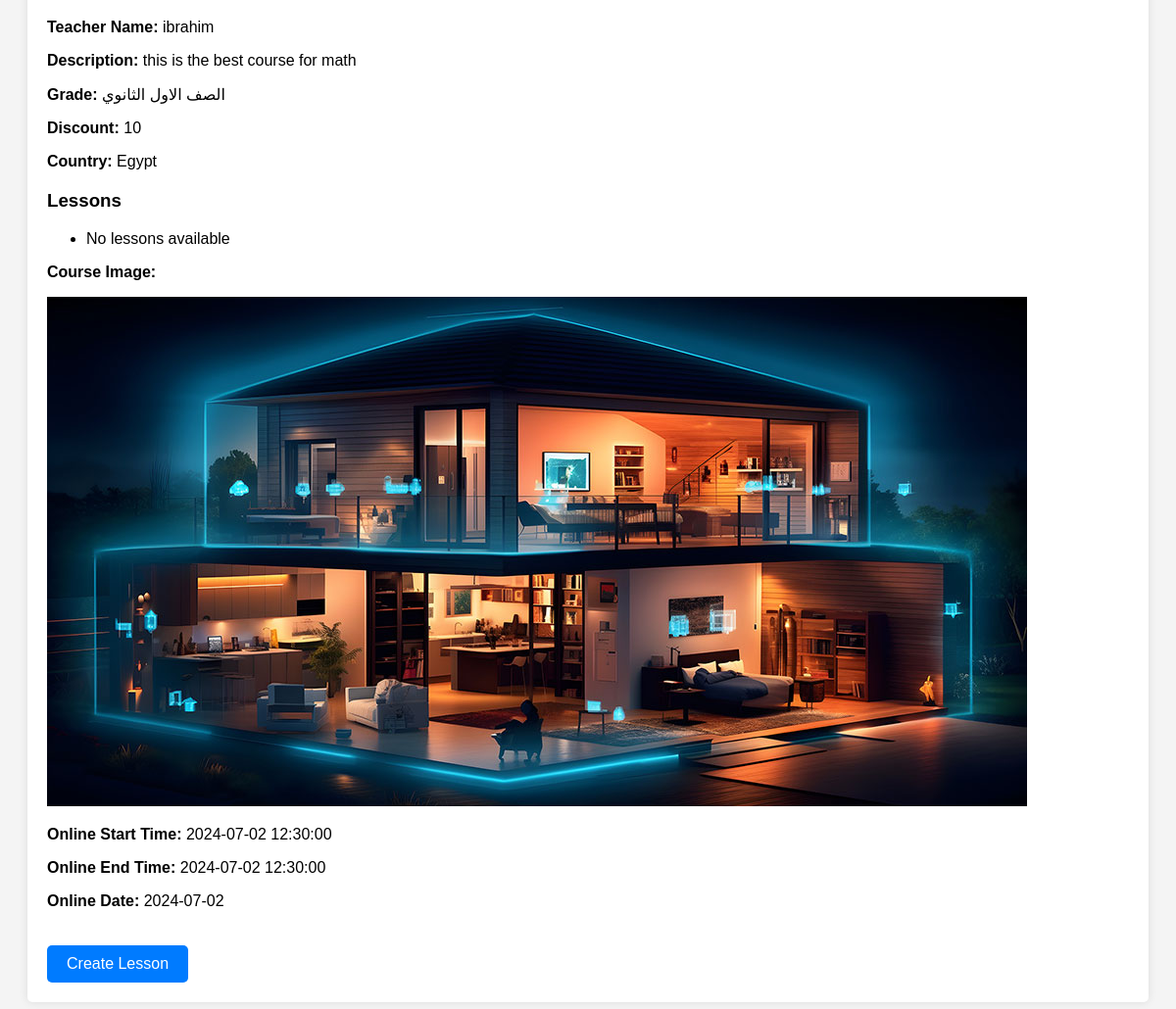
The page /course_description/2 (lower part) on the database as committed earlier.
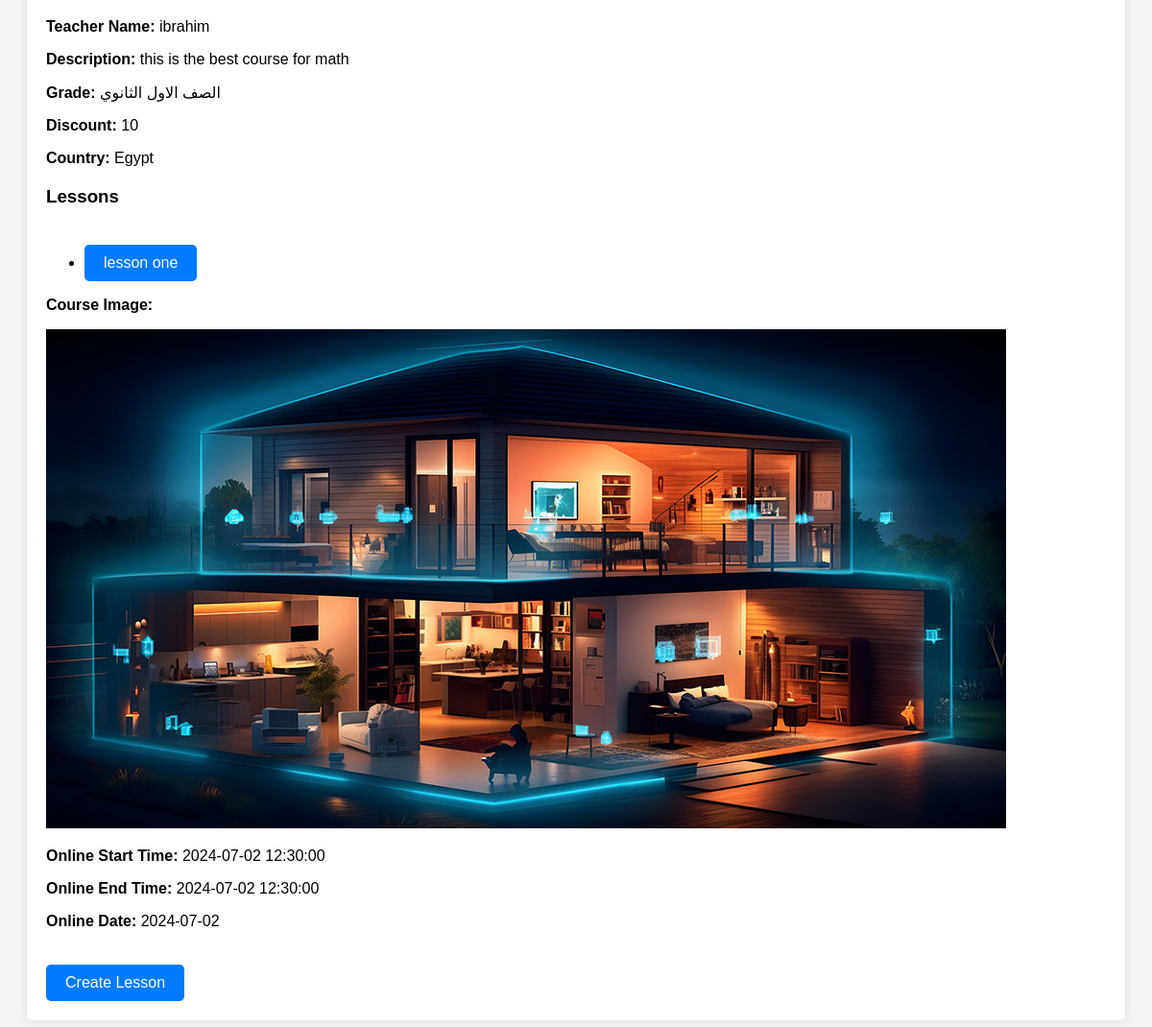
The same page on the database as committed later.
### main.py (models this page shows, shortened)
    class Course(db.Model):
        id = db.Column(db.Integer, primary_key=True)
        price = db.Column(db.Float)
        discount = db.Column(db.Integer)
        teacher_name = db.Column(db.String(100))
        description = db.Column(db.String(1000))
        sample = db.Column(db.String(100))
        grade = db.Column(db.String(100))
        section = db.Column(db.String(100))
        type = db.Column(db.String(100))
        country = db.Column(db.String(100))
        name = db.Column(db.String(100), nullable=False)
        course_image = db.Column(db.String(255))
        approved = db.Column(db.Boolean(), default=False)
        online_start_time = db.Column(db.DateTime)
        online_end_time = db.Column(db.DateTime)
        online_date = db.Column(db.Date)
        teacher_id = db.Column(db.Integer, db.ForeignKey('teacher.id'))
        teacher = db.relationship('Teacher', back_populates='courses', lazy=True)
        lessons = relationship('Lesson', backref='course', lazy=True)

    class Lesson(db.Model):
        id = db.Column(db.Integer, primary_key=True)
        title = db.Column(db.String(100))
        content = db.Column(db.String(1000))
        course_id = db.Column(db.Integer, db.ForeignKey('course.id'))
        teacher_id = db.Column(db.Integer, db.ForeignKey('teacher.id'))
        videos = db.relationship('Video', secondary='lesson_video_association', lazy='subquery',
                                 backref=db.backref('lessons', lazy=True))
        files = db.relationship('File', secondary='lesson_file_association', lazy='subquery',
                                backref=db.backref('lessons', lazy=True))

### main.py (the view)
@app.route('/course_description/<int:course_id>')
def course_description(course_id):
    course = Course.query.get_or_404(course_id)
    return render_template('course_description.html', course=course)

### templates/course_description.html (shortened to what this page needs)
<!DOCTYPE html>
<html lang="en">
<head>
</head>
<body>
<div class="container">
    <p><strong>Teacher Name:</strong> {{ course.teacher_name }}</p>
    <p><strong>Description:</strong> {{ course.description }}</p>
    <p><strong>Grade:</strong> {{ course.grade }}</p>
    <p><strong>Discount:</strong> {{ course.discount }}</p>
    <p><strong>Country:</strong> {{ course.country }}</p>
    <div class="lesson-list">
        <h3>Lessons</h3>
       <ul>
            {% for lesson in course.lessons %}
                <li><a href="{{ url_for('lesson_description', lesson_id=lesson.id) }}">{{ lesson.title }}</a></li>
            {% else %}
                <li>No lessons available</li>
            {% endfor %}
        </ul>
    </div>
    {% if course.course_image %}
        <p><strong>Course Image:</strong></p>
        <img src="{{ url_for('static', filename='uploads/' ~ course.course_image) }}" alt="{{ course.name }}" style="max-width: 100%; height: auto;">
    {% endif %}
    {% if course.online_start_time and course.online_end_time %}
        <p><strong>Online Start Time:</strong> {{ course.online_start_time }}</p>
        <p><strong>Online End Time:</strong> {{ course.online_end_time }}</p>
    {% endif %}
    {% if course.online_date %}
        <p><strong>Online Date:</strong> {{ course.online_date }}</p>
    {% endif %}
    <a href="{{ url_for('create_lesson', course_id=course.id) }}">Create Lesson</a>
</div>
</body>
</html>

### templates/course_description.html (style rules this page uses)
body { font-family: Arial, sans-serif; background-color: #f4f4f4; padding: 20px; }
.container { background-color: #fff; padding: 20px; border-radius: 5px; box-shadow: 0 0 10px rgba(0, 0, 0, 0.1); }
.lesson-list { margin-top: 20px; }
.lesson-list li { margin-bottom: 10px; }
a { display: inline-block; margin-top: 20px; padding: 10px 20px; background-color: #007BFF; color: #fff; text-decoration: none; border-radius: 5px; }

Rows that differ between the two databases and show on the page:
added Lesson: title "lesson one"
Other text that changed with them:
text no longer shown: "No lessons available"
